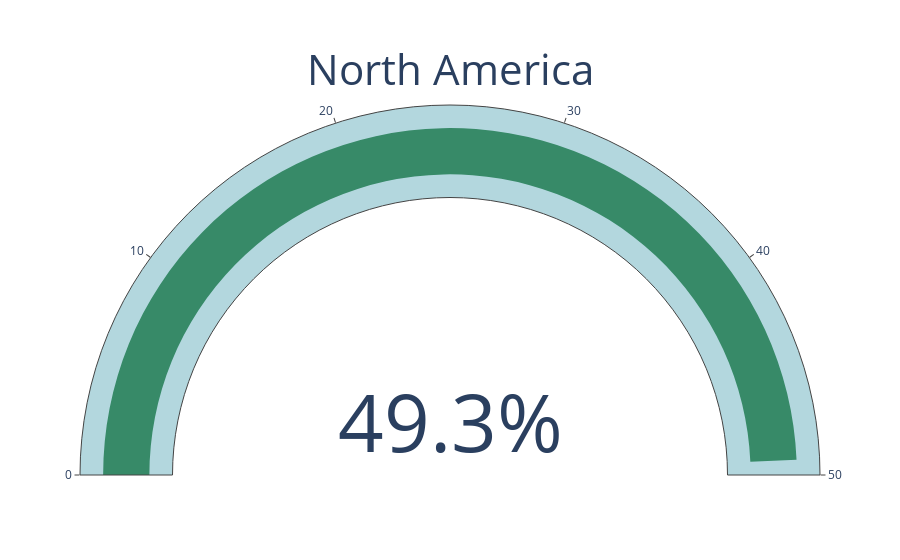

Here is the notebook cell this chart was saved with:
### Code cell
# gauge chart

def gauge_chart(main_filter, sales_filter):
    regions = 'North America', 'Europe', 'Japan', 'Others'
    for region in regions:
        df_gauge = df[[main_filter,'North America', 'Europe', 'Japan', 'Others', 'Global']]
        df_gauge = df_gauge[df_gauge['Global'] > sales_filter]

        #calculate the market share
        marktanteil_NA_Sales = round(df_gauge[region].sum() / df_gauge['Global'].sum()*100, 1)

        #Gauge Chart
        fig_gaug = go.Figure(go.Indicator(
            domain = {'x': [0, 1], 'y': [0, 1]},
            value = marktanteil_NA_Sales,
            number=  {'suffix': '%' },
            mode = 'gauge+number',
            title = {'text': region, 'font': { 'size': 42 }},
            gauge = {'axis': {'range': [None, 50]},
                     'bar': {'color': '#378a68'},
                     'steps' : [
                         {'range': [0, 50], 'color': '#b3d7de'},
                     ],
                         #{'range': [50/3, 50/3*2], 'color': "blue"},
                         #{'range': [50/3*2, 50], 'color': "green"}],
                     }))        # 'threshold' : {'line': {'color': "red", 'width': 4},'thickness': 0.75, 'value': 0.09}

        return fig_gaug

gauge_chart('Platform', 0)

### Figure 1 — Plotly figure (JSON) as saved in the notebook; plotly's stock layout.template omitted (floating-point values rounded to 4 significant figures)
{"data": [{"domain": {"x": [0, 1], "y": [0, 1]}, "gauge": {"axis": {"range": [null, 50]}, "bar": {"color": "#378a68"}, "steps": [{"color": "#b3d7de", "range": [0, 50]}]}, "mode": "gauge+number", "number": {"suffix": "%"}, "title": {"font": {"size": 42}, "text": "North America"}, "value": 49.3, "type": "indicator"}], "layout": {}}
